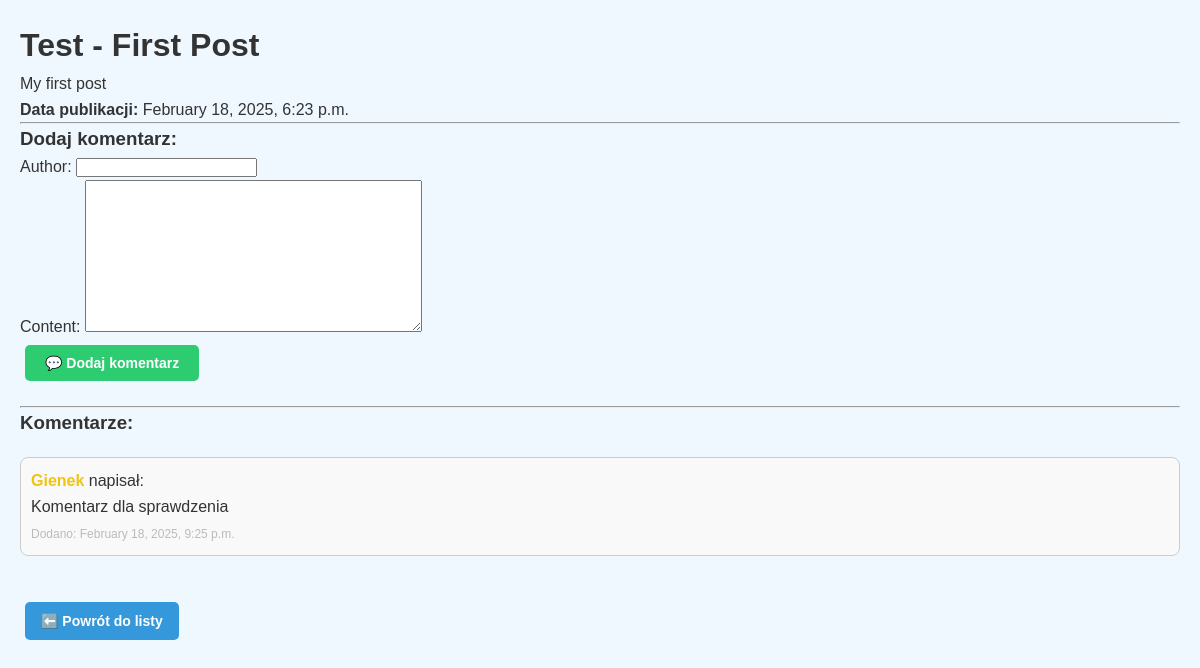
The app's page /post/1/ with its own data.
### moja_aplikacja/models.py (models this page shows, shortened)
class Post(models.Model):  # Tworzymy model "Post", który będzie tabelą w bazie danych
    title = models.CharField(max_length=200)  # Tytuł posta (kolumna w tabeli)
    content = models.TextField()  # Treść posta (kolumna w tabeli)
    published_date = models.DateTimeField(auto_now_add=True)  # Data publikacji (kolumna w tabeli)

class Comment(models.Model):
    post = models.ForeignKey('Post', on_delete=models.CASCADE, related_name='comments')
    author = models.CharField(max_length=100)
    content = models.TextField()
    created_at = models.DateTimeField(auto_now_add=True)

### moja_aplikacja/views.py (the view)
# urls.py: path('post/<int:pk>/', views.post_detail, name='post_detail'),  # Wyświetlanie posta
def post_detail(request, pk):
    post = get_object_or_404(Post, pk=pk)
    comments = post.comments.all()  # Pobieramy wszystkie komentarze powiązane z postem
    if request.method == 'POST':
        form = CommentForm(request.POST)
        if form.is_valid():
            comment = form.save(commit=False)  # Tworzymy komentarz, ale nie zapisujemy jeszcze
            comment.post = post  # Przypisujemy komentarz do posta
            comment.save()  # Zapisujemy do bazy
            return redirect('post_detail', pk=pk)  # Odświeżamy stronę po dodaniu komentarza
    else:
        form = CommentForm()
    return render(request, 'post_detail.html', {
        'post': post,
        'comments': comments,
        'form': form,
    })

### moja_aplikacja/forms.py
class CommentForm(forms.ModelForm):
    class Meta:
        model = Comment
        fields = ['author', 'content']  # Pokażemy tylko te pola w formularzu

### moja_aplikacja/templates/post_detail.html (shortened to what this page needs)
{% load static %}
<!DOCTYPE html>
<html lang="en">
<head>
    <link rel="stylesheet" type="text/css" href="{% static 'css/style.css' %}">
</head>
<body>
    <h1>{{ post.title }}</h1>
    <p>{{ post.content }}</p>
    <p><strong>Data publikacji:</strong> {{ post.published_date|date:"F j, Y, g:i a" }}</p>
    <hr>
    <h3>Dodaj komentarz:</h3>
    <form method="post">
        {{ form.as_p }}
        <button type="submit" class="button">💬 Dodaj komentarz</button>
    </form>
    <hr>
    <h3>Komentarze:</h3>
    {% if comments %}
        <ul class="comment-list">
            {% for comment in comments %}
                <li class="comment-item">
                    <p><strong>{{ comment.author }}</strong> napisał:</p>
                    <p>{{ comment.content }}</p>
                    <small>Dodano: {{ comment.created_at|date:"F j, Y, g:i a" }}</small>
                </li>
            {% endfor %}
        </ul>
    {% else %}
        <p>Brak komentarzy. Bądź pierwszy!</p>
    {% endif %}
    <br>
    <a href="{% url 'post_list' %}" class="button">⬅️ Powrót do listy</a>
</body>
</html>

### moja_aplikacja/static/css/style.css (style rules this page uses)
* { margin: 0; padding: 0; box-sizing: border-box; }
body { font-family: Arial, sans-serif; line-height: 1.6; background-color: #f0f8ff; color: #333; padding: 20px; transition: background-color 0.3s, color 0.3s; }
.button, .toggle-button { display: inline-block; padding: 8px 16px; margin: 5px; background-color: #3498db; color: white; text-decoration: none; border-radius: 5px; transition: background-color 0.3s; font-size: 14px; font-weight: bold; text-align: center; cursor: pointer; }
form { margin-bottom: 20px; }
form .button { padding: 10px 20px; background-color: #2ecc71; color: white; font-weight: bold; border-radius: 5px; border: none; cursor: pointer; transition: background-color 0.3s; }
.comment-list { list-style-type: none; padding-left: 0; margin-top: 20px; }
.comment-item { border: 1px solid #444; border-radius: 8px; padding: 10px; margin-bottom: 15px; background-color: #1e1e1e; color: #fff; transition: box-shadow 0.3s; }
.comment-item strong { font-size: 16px; color: #f1c40f; }
.comment-item small { font-size: 12px; color: #bbb; }
body:not(.dark-mode) .comment-item { background-color: #f9f9f9; color: #333; border-color: #ccc; }

### records on screen
Post: title "Test - First Post", content "My first post", published_date "February 18, 2025, 6:23 p.m."
Comment: author "Gienek", content "Komentarz dla sprawdzenia", created_at "February 18, 2025, 9:25 p.m."
